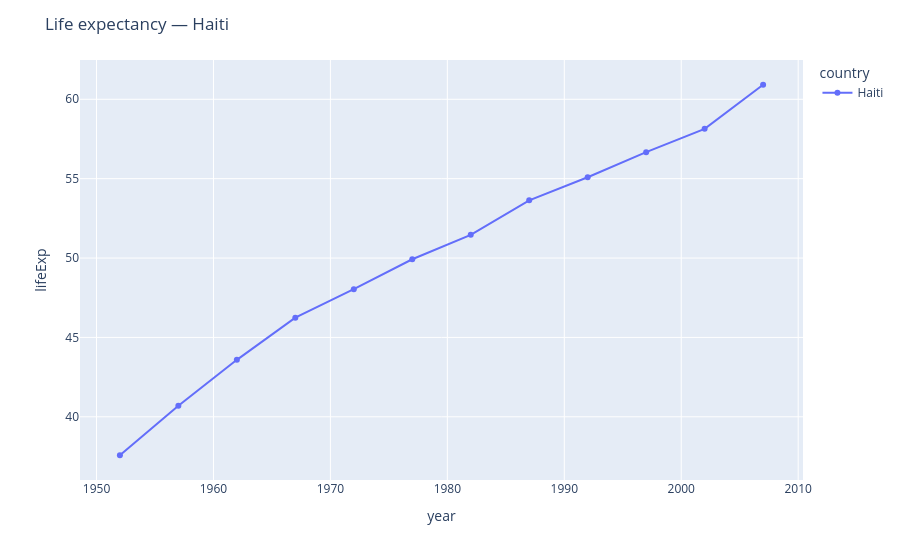

The notebook cell saved with this chart:
### Code cell
go.Figure(PlotByContinent(country="Haiti").run())

### Figure 1 — Plotly figure (JSON) as saved in the notebook; plotly's stock layout.template omitted (floating-point values rounded to 4 significant figures)
{"data": [{"hovertemplate": "country=Haiti<br>year=%{x}<br>lifeExp=%{y}<extra></extra>", "legendgroup": "Haiti", "line": {"color": "#636efa", "dash": "solid"}, "marker": {"symbol": "circle"}, "mode": "lines+markers", "name": "Haiti", "orientation": "v", "showlegend": true, "type": "scatter", "x": [1952, 1957, 1962, 1967, 1972, 1977, 1982, 1987, 1992, 1997, 2002, 2007], "xaxis": "x", "y": [37.58, 40.7, 43.59, 46.24, 48.04, 49.92, 51.46, 53.64, 55.09, 56.67, 58.14, 60.92], "yaxis": "y"}], "layout": {"legend": {"title": {"text": "country"}, "tracegroupgap": 0}, "margin": {"t": 60}, "title": {"text": "Life expectancy — Haiti"}, "xaxis": {"anchor": "y", "domain": [0, 1], "title": {"text": "year"}}, "yaxis": {"anchor": "x", "domain": [0, 1], "title": {"text": "lifeExp"}}}}
